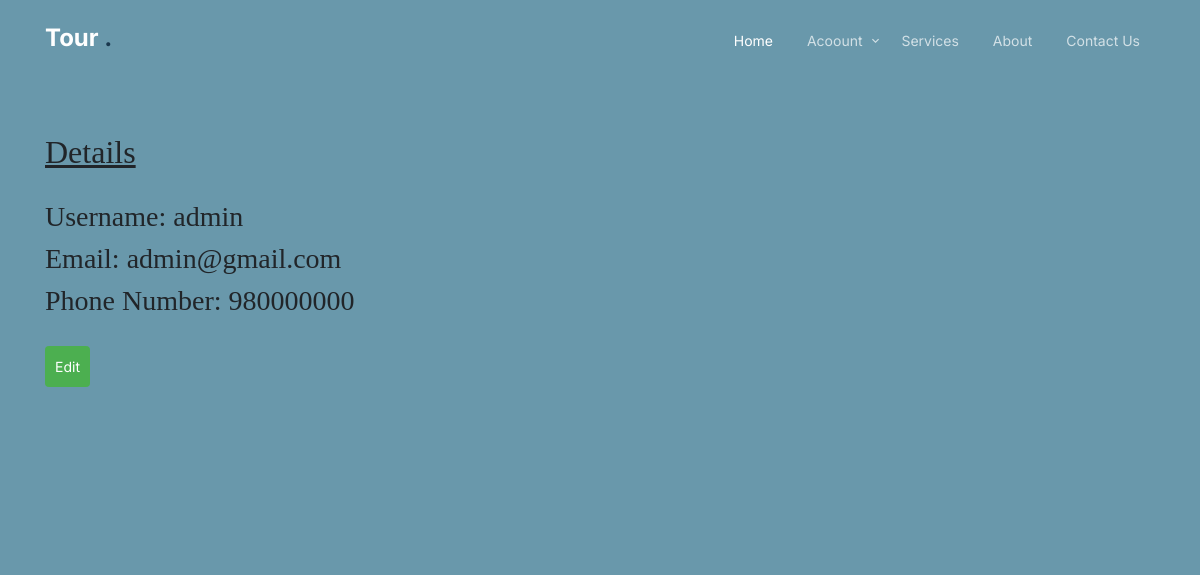
The page /user/user_details/ (signed in) on the database its author committed.
### account/models.py (models this page shows, shortened)
class User(AbstractBaseUser, PermissionsMixin):
    email = models.EmailField(
        verbose_name="Email",
        max_length=255,
        unique=True,
    )
    tc = models.IntegerField(default=0)
    ph = models.CharField(max_length=20)
    username = models.CharField(max_length=200)
    is_active = models.BooleanField(default=False)
    is_admin = models.BooleanField(default=False)
    is_customer_user = models.BooleanField(default=False)
    is_merchant = models.BooleanField(default=False)
    is_staff_member = models.BooleanField(default=False)
    created_at = models.DateTimeField(auto_now_add=True)
    updated_at = models.DateTimeField(auto_now=True)
    objects = UserManager()
    USERNAME_FIELD = "email"
    REQUIRED_FIELDS = ['username', 'ph']
    '''def has_perm(self, perm, obj=None):
        "Does the user have a specific permission?"
        # Simplest possible answer: Yes, always
        return True'''
    '''def has_module_perms(self, app_label):
        "Does the user have permissions to view the app `app_label`?"
        # Simplest possible answer: Yes, always
        return True'''

### account/views.py (the view)
# urls.py: path('user_details/',User_details.as_view(),name='user_details'),
@method_decorator(login_required(login_url='Login'), name='dispatch')
class User_details(View):
    def get(self, request, *args, **kwargs):
        return render(request,'account/user_details.html')

### templates/account/user_details.html (shortened to what this page needs)
{% extends 'setup/base.html' %}
{% load static %}
{%block header %}
{% include "setup/nav.html" %}
{% endblock %}
{% block content %}
<div class="hero">
    <div class="container">
    <br>
    <h2><u>Details</u></h2>
    <br>
    <h3>Username: {{request.user.username}}</h3>
    <h3>Email: {{request.user.email}}</h3>
    <h3>Phone Number: {{request.user.ph}}</h3>
    <br>
    <a href ="{% url 'edit_user' %}"><button type="submit">Edit</button></a>
  </div>
</div>
{% endblock %}

### static/css/style.css (style rules this page uses)
body { font-family: "Inter", sans-serif; line-height: 1.5; background: #ffffff; overflow-x: hidden; font-size: 14px; }
body:before { content: ""; position: fixed; top: 0; left: 0; z-index: 99; right: 0; bottom: 0; background: rgba(0, 0, 0, 0.2); opacity: 0; visibility: hidden; -webkit-transition: .3s all ease; -o-transition: .3s all ease; transition: .3s all ease; }
a { color: #1A374D; -webkit-transition: .3s all ease; -o-transition: .3s all ease; transition: .3s all ease; }
h1, .h1, h2, .h2, h3, .h3, h4, .h4 { font-family: "Source Serif Pro", serif; }
.hero { padding: 7rem 0 10rem 0; background: #6998AB; margin-bottom: 100px; }

### rows shown on the page
User: user.username "admin", user.email "admin@gmail.com", user.ph "980000000"
